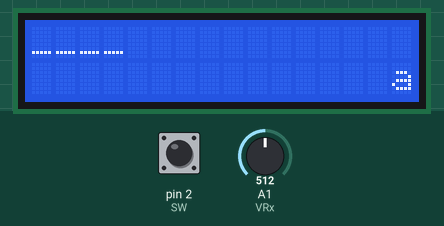
This sketch was run on a simulated Arduino Uno, built with avr-gcc and run on an emulated ATmega328P. Shown: 16×2 character LCD. The inputs (shaded band) are chosen by the test bench; at power-on: A1 (VRx) = 512, pin 2 (SW) HIGH.

Above: at 1.2 s.
1.3 s: A1 (VRx) set to 310
2.8 s: A1 (VRx) set to 283
At 3.5 s:
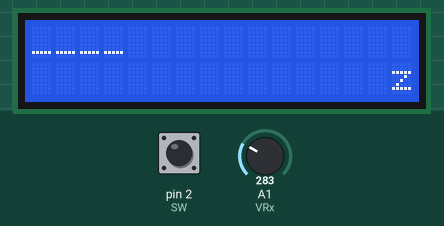
4.3 s: pin 2 (SW) pulled LOW for 0.15 s
At 5.3 s:
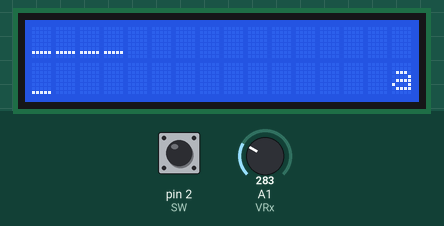
5.9 s: pin 2 (SW) pulled LOW for 1 s
At 6.5 s:
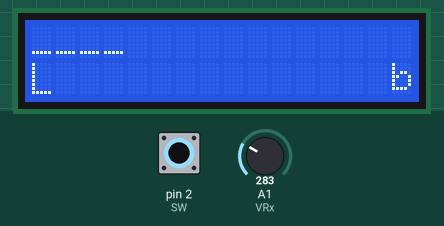
8.4 s: pin 2 (SW) pulled LOW for 0.15 s
At 9.5 s:
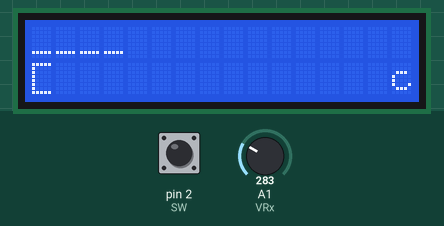
10.0 s: pin 2 (SW) pulled LOW for 3.2 s
At 10.8 s:
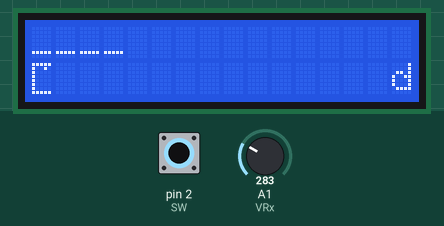
Timing chart, 0 to 13.0 s (numbered marks = the images above; inputs shaded):
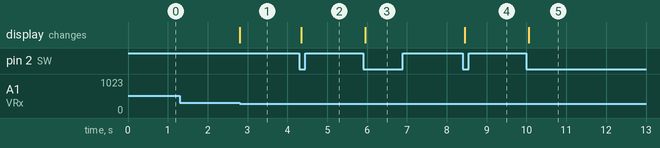

Measured:
- the behaviour switches between 301 and 300 on A1 (VRx) (found by bisection; images 0 and 1)
- after the input at 1.3 s, every drawn part: stays the same
- after the input at 2.8 s, the display: changes at once (image 1)
- after the input at 4.3 s, the display: changes after 0.05 s (image 2)
- after the input at 5.9 s, the display: changes after 0.05 s (image 3)
- after the input at 8.4 s, the display: changes after 0.05 s (image 4)
- after the input at 10.0 s, the display: changes after 0.05 s (image 5)

The sketch:

LCD_Hangman.ino
```cpp
/*
 Name:		LCD_Hangman.ino
 Created:	13.04.2023 11:40:15
 Author:	simim
*/

#include <ezButton.h>
#include <LiquidCrystal.h>


#define VRx A1
#define SW 2
#define LEDPIN 3

#define IDLE 0x3

LiquidCrystal lcd(7, 8, 9, 10, 11, 12);
ezButton Joystick(SW);

int Fehler = 0;

#pragma region Stages

byte Stage_1[8] =
{
	0b00000,
	0b00000,
	0b00000,
	0b00000,
	0b00000,
	0b00000,
	0b00000,
	0b11111

};

byte Stage_2[8] =
{
	0b10000,
	0b10000,
	0b10000,
	0b10000,
	0b10000,
	0b10000,
	0b10000,
	0b11111

};

byte Stage_3[8] =
{
	0b11111,
	0b10000,
	0b10000,
	0b10000,
	0b10000,
	0b10000,
	0b10000,
	0b11111

};
byte Stage_4[8] =
{
	0b11111,
	0b10010,
	0b10000,
	0b10000,
	0b10000,
	0b10000,
	0b10000,
	0b11111

};

byte Stage_5[8] =
{
	0b11111,
	0b10010,
	0b10101,
	0b10010,
	0b10000,
	0b10000,
	0b10000,
	0b11111

};

byte Stage_6[8] =
{
	0b11111,
	0b10010,
	0b10101,
	0b10010,
	0b10010,
	0b10000,
	0b10000,
	0b11111

};

byte Stage_7[8] =
{
	0b11111,
	0b10010,
	0b10101,
	0b10010,
	0b10010,
	0b10101,
	0b10000,
	0b11111

};

#pragma endregion


#pragma region Functions


/**
 * \brief Kontrolliert ob der versuchte Buchstabe im zu erratenden Wort vorkommt und ändert
 * das zu ausgebende Wort auf dem LCD Display
 * \param Input Der Buchstabe der Eingegeben wird
 * \param WordToGuess Das zu erratende Wort
 * \param HiddenWordToGuess Das Wort das auf dem LCD Display ausgegeben wird
 * \param AvailableLetters Die Buchstaben die zur verfügung stehen
 * \param WonGame Wenn keine '_' mehr zu finden sind: true
 */
void CheckForMatch(char Input,const String& WordToGuess, String& HiddenWordToGuess, String &AvailableLetters, bool &WonGame)
{
	bool FoundLetter = false;
	bool IsInWord = false;
	int remainingLetters = 0;

	for (int i = 0; i < AvailableLetters.length() || FoundLetter != true; i++) //Entfernt den Buchstaben aus der Varaible AvilableLetters
	{
		if (AvailableLetters.charAt(i) == Input)
		{
			String RemainingLettersAfterIndex = AvailableLetters.substring(i+1);
			AvailableLetters.remove(i);
			AvailableLetters += RemainingLettersAfterIndex;
			FoundLetter = true;
		}
	}

	for (int i = 0; i < WordToGuess.length(); i++) //Sucht den BUchstaben im zu suchenden Wort
	{
		if (WordToGuess.charAt(i) == Input)
		{
			HiddenWordToGuess.setCharAt(i, Input);
			IsInWord = true;
		}
		if (HiddenWordToGuess.charAt(i) == '_') remainingLetters++;

	}

	if (!IsInWord) Fehler++; //Falscher Buchstabe
	if (remainingLetters == 0) WonGame = true; //Keine '_' mehr. Spiel ist gewonnen
}


#pragma endregion

unsigned long lastmillis = 0;
unsigned long currentmillis = 0;

// long ist ein Datentyp für große Zahlen; unsigned bedeutet, dass nur positive Zahlenwerte angenommen werden können.
unsigned long letzteAenderung = 0; // der letzte Zeitpunkt, an dem eine Änderung stattfand
unsigned long entprellZeit = 1000;   // Zeit, die der Taster-Zustand gleich bleiben soll, um einen stabilen Zustand zu erkennen

String WordToGuess("Test"); //Das Wort welches erraten wird vom Benutzer
String HiddenWord; // Wird auf dem LCD ausgegeben
String AvailableLetters; //Wenn alle buchstaben verfügbar: a-z. Nach jeden Versuch wird der Versuchte BUchstabe gelöscht


// the setup function runs once when you press reset or power the board
void setup() {
	lcd.begin(16, 2);

	//Erstellt die Hangman Zeichnung
	lcd.createChar(1, Stage_1);
	lcd.createChar(2, Stage_2);
	lcd.createChar(3, Stage_3);
	lcd.createChar(4, Stage_4);
	lcd.createChar(5, Stage_5);
	lcd.createChar(6, Stage_6);
	lcd.createChar(7, Stage_7);

	lcd.setCursor(0, 0);

	Joystick.setDebounceTime(50);

	Serial.begin(9600);

	for (int i = 0; i < WordToGuess.length(); i++) //Großbuchstaben werden in Kleinbuchstaben verwandelt und Hiddenword wird initialisiert
	{
		if (WordToGuess.charAt(i) >= 'A' && WordToGuess.charAt(i) <= 'Z')
		{
			WordToGuess.setCharAt(i,WordToGuess.charAt(i) + 32);
		}
		HiddenWord += '_';
	}

	for (int i = 'a', currentindex = 0; i <= 'z'; i++, currentindex++) //Setzt buchstaben von a-z
	{
		AvailableLetters += (char)i;
	}

	lcd.setCursor(0, 0);
	lcd.print(HiddenWord);
}

int n = 1;
int currentindex = 0;

String PrevHiddenWord;

int PrevJoystickStatus = IDLE;
int CurrentJoystickStatus = LOW;
int LEDStatus = LOW;

bool WonGame = false;
bool GameFinished = false;

// the loop function runs over and over again until power down or reset
void loop() {
	if (GameFinished) return; //Spiel ist fertig, Neustarten um nochmal zu spielen

	Joystick.loop();


	PrevHiddenWord = HiddenWord;


	if (Joystick.isPressed()) //Buchstabe wurde ausgewählt
	{
		CheckForMatch(AvailableLetters.charAt(currentindex), WordToGuess, HiddenWord, AvailableLetters, WonGame);
		currentindex = 0;
	}

	int AmountVRx = analogRead(VRx); //JOystick auf der X-Achse

	if (AmountVRx >= 800) //Joystick nach oben
	{
		CurrentJoystickStatus = HIGH;
	}else if (AmountVRx <= 300) //Joystick nach unten
	{
		CurrentJoystickStatus = LOW;
	}else //Joystick nicht auf der X-Achse Bewegt
	{
		CurrentJoystickStatus = IDLE;
	}


	if (CurrentJoystickStatus != IDLE && PrevJoystickStatus == IDLE) //Der Joystick wurde entweder nach oben oder nach unten bewegt
	{
		PrevJoystickStatus = CurrentJoystickStatus;


		if (CurrentJoystickStatus == HIGH) //Nach Oben
		{
			currentindex++;
			if (currentindex > (int)AvailableLetters.length() - 1) currentindex = 0;
		}
		else //Nach unten
		{
			currentindex--;
			if (currentindex < 0) currentindex = (int)AvailableLetters.length() - 1;
		}

	}
	else if (CurrentJoystickStatus == IDLE) //IDLE
	{
		PrevJoystickStatus = IDLE;
	}


	lcd.setCursor(15, 1);
	lcd.print(AvailableLetters.charAt(currentindex)); //Zeigt den gerade ausgewählten BUchstabe auf dem lcd Display an

	if (PrevHiddenWord != HiddenWord) //Falls Hiddenword sich geändert hat, aktualisiere ausgabe auf lcd
	{
		lcd.setCursor(0, 0);
		lcd.print(HiddenWord);
	}


	if (Fehler > 0) //Zeichnet Hangman, abhängig der Anzahl der Fehler
	{
		lcd.setCursor(0, 1);
		lcd.write(byte(Fehler));
		if (Fehler > 7) //Spiel Verloren
		{
			lcd.clear();
			lcd.setCursor(0, 0);
			lcd.print("You Lost");
			GameFinished = true;
		}
	}
	if (WonGame) //Spiel gewonnen
	{
		lcd.clear();
		lcd.setCursor(0, 0);
		lcd.print("You Won");
		GameFinished = true;
	}


}
```
